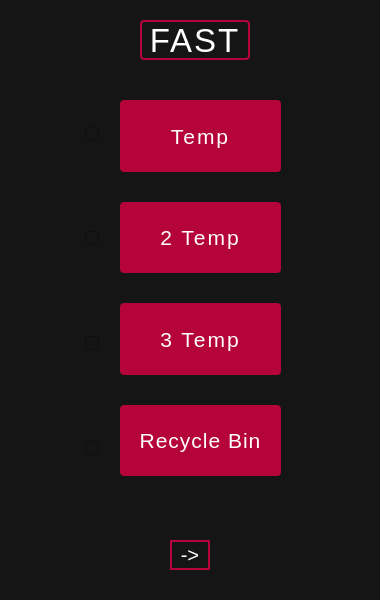
<?xml version="1.0" encoding="UTF-8"?>
<ui version="4.0">
 <class>Dialog</class>
 <widget class="QDialog" name="Dialog">
  <property name="geometry">
   <rect>
    <x>0</x>
    <y>0</y>
    <width>380</width>
    <height>600</height>
   </rect>
  </property>
  <property name="windowTitle">
   <string>Dialog</string>
  </property>
  <property name="styleSheet">
   <string notr="true">background: #151515;</string>
  </property>
  <widget class="QStackedWidget" name="LISTS">
   <property name="geometry">
    <rect>
     <x>0</x>
     <y>0</y>
     <width>380</width>
     <height>600</height>
    </rect>
   </property>
   <property name="styleSheet">
    <string notr="true">color: white</string>
   </property>
   <property name="currentIndex">
    <number>0</number>
   </property>
   <widget class="QWidget" name="page">
    <widget class="QToolButton" name="NEXT_DEEP">
     <property name="geometry">
      <rect>
       <x>170</x>
       <y>540</y>
       <width>40</width>
       <height>30</height>
      </rect>
     </property>
     <property name="styleSheet">
      <string notr="true">color:white;
border: 2px solid #b50439;
font-size: 20px</string>
     </property>
     <property name="text">
      <string>-&gt;</string>
     </property>
    </widget>
    <widget class="QWidget" name="layoutWidget">
     <property name="geometry">
      <rect>
       <x>120</x>
       <y>90</y>
       <width>161</width>
       <height>401</height>
      </rect>
     </property>
     <layout class="QVBoxLayout" name="TEXT_LAY">
      <property name="spacing">
       <number>30</number>
      </property>
      <property name="topMargin">
       <number>10</number>
      </property>
      <property name="bottomMargin">
       <number>15</number>
      </property>
      <item>
       <widget class="QLabel" name="label_2">
        <property name="styleSheet">
         <string notr="true">color:white;
font-size: 20px;
letter-spacing: 2px;
font:9pt &quot;Aldrich&quot;;
font-size: 16pt;
font-weight: 300;
background: #b50439;
border-radius: 4px</string>
        </property>
        <property name="text">
         <string>Temp</string>
        </property>
        <property name="alignment">
         <set>Qt::AlignCenter</set>
        </property>
       </widget>
      </item>
      <item>
       <widget class="QLabel" name="label_3">
        <property name="styleSheet">
         <string notr="true">color:white;
font-size: 20px;
letter-spacing: 2px;
font:9pt &quot;Aldrich&quot;;
font-size: 16pt;
font-weight: 300;
background: #b50439;
border-radius: 4px</string>
        </property>
        <property name="text">
         <string>2 Temp</string>
        </property>
        <property name="alignment">
         <set>Qt::AlignCenter</set>
        </property>
       </widget>
      </item>
      <item>
       <widget class="QLabel" name="label_4">
        <property name="styleSheet">
         <string notr="true">color:white;
font-size: 20px;
letter-spacing: 2px;
font:9pt &quot;Aldrich&quot;;
font-size: 16pt;
font-weight: 300;
background: #b50439;
border-radius: 4px</string>
        </property>
        <property name="text">
         <string>3 Temp</string>
        </property>
        <property name="alignment">
         <set>Qt::AlignCenter</set>
        </property>
       </widget>
      </item>
      <item>
       <widget class="QLabel" name="label">
        <property name="styleSheet">
         <string notr="true">color:white;
font-size: 20px;
letter-spacing: 1px;
font:9pt &quot;Aldrich&quot;;
font-size: 16pt;
font-weight: 300;
background: #b50439;
border-radius: 4px</string>
        </property>
        <property name="text">
         <string>Recycle Bin</string>
        </property>
        <property name="alignment">
         <set>Qt::AlignCenter</set>
        </property>
       </widget>
      </item>
     </layout>
    </widget>
    <widget class="QWidget" name="layoutWidget">
     <property name="geometry">
      <rect>
       <x>80</x>
       <y>90</y>
       <width>33</width>
       <height>401</height>
      </rect>
     </property>
     <layout class="QVBoxLayout" name="CHECK_LAY">
      <property name="spacing">
       <number>50</number>
      </property>
      <property name="topMargin">
       <number>0</number>
      </property>
      <item>
       <widget class="QCheckBox" name="checkBox_2">
        <property name="styleSheet">
         <string notr="true">color:#E2E8F0;
font-size: 20px;
letter-spacing:2px;
margin:5px;

</string>
        </property>
        <property name="text">
         <string/>
        </property>
        <property name="iconSize">
         <size>
          <width>16</width>
          <height>16</height>
         </size>
        </property>
       </widget>
      </item>
      <item>
       <widget class="QCheckBox" name="checkBox">
        <property name="styleSheet">
         <string notr="true">color:#E2E8F0;
font-size: 20px;
letter-spacing:2px;
margin:5px;

</string>
        </property>
        <property name="text">
         <string/>
        </property>
       </widget>
      </item>
      <item>
       <widget class="QCheckBox" name="checkBox_3">
        <property name="styleSheet">
         <string notr="true">color:#E2E8F0;
font-size: 20px;
letter-spacing:2px;
margin:5px;

</string>
        </property>
        <property name="text">
         <string/>
        </property>
       </widget>
      </item>
      <item>
       <widget class="QCheckBox" name="checkBox_4">
        <property name="styleSheet">
         <string notr="true">color:#E2E8F0;
font-size: 20px;
letter-spacing:2px;
margin:5px;


</string>
        </property>
        <property name="text">
         <string/>
        </property>
       </widget>
      </item>
     </layout>
    </widget>
    <widget class="QLabel" name="FAST_TEXT">
     <property name="geometry">
      <rect>
       <x>140</x>
       <y>20</y>
       <width>110</width>
       <height>40</height>
      </rect>
     </property>
     <property name="styleSheet">
      <string notr="true">color:white;
font-size: 20px;
letter-spacing: 2px;
font:9pt &quot;Aldrich&quot;;
font-size: 25pt;
font-weight: 300;
background: #151515;
border-radius: 4px;
border: 2px solid #b50439;</string>
     </property>
     <property name="text">
      <string>FAST</string>
     </property>
     <property name="alignment">
      <set>Qt::AlignCenter</set>
     </property>
    </widget>
   </widget>
   <widget class="QWidget" name="page_2">
    <widget class="QLabel" name="DEEP_TEXT">
     <property name="geometry">
      <rect>
       <x>135</x>
       <y>20</y>
       <width>110</width>
       <height>40</height>
      </rect>
     </property>
     <property name="styleSheet">
      <string notr="true">color:white;
font-size: 20px;
letter-spacing: 2px;
font:9pt &quot;Aldrich&quot;;
font-size: 25pt;
font-weight: 300;
background: #151515;
border-radius: 4px;
border: 2px solid #b50439;</string>
     </property>
     <property name="text">
      <string>DEEP</string>
     </property>
     <property name="alignment">
      <set>Qt::AlignCenter</set>
     </property>
    </widget>
    <widget class="QToolButton" name="NEXT_CUSTOM">
     <property name="geometry">
      <rect>
       <x>195</x>
       <y>540</y>
       <width>40</width>
       <height>30</height>
      </rect>
     </property>
     <property name="styleSheet">
      <string notr="true">color:white;
border: 2px solid #b50439;
font-size: 20px</string>
     </property>
     <property name="text">
      <string>-&gt;</string>
     </property>
    </widget>
    <widget class="QToolButton" name="BACK_FAST">
     <property name="geometry">
      <rect>
       <x>145</x>
       <y>540</y>
       <width>40</width>
       <height>30</height>
      </rect>
     </property>
     <property name="styleSheet">
      <string notr="true">color:white;
border: 2px solid #b50439;
font-size: 20px</string>
     </property>
     <property name="text">
      <string>&lt;-</string>
     </property>
    </widget>
    <widget class="QWidget" name="layoutWidget">
     <property name="geometry">
      <rect>
       <x>90</x>
       <y>90</y>
       <width>41</width>
       <height>341</height>
      </rect>
     </property>
     <layout class="QVBoxLayout" name="CHECK_LAY_3">
      <property name="spacing">
       <number>1</number>
      </property>
      <property name="topMargin">
       <number>0</number>
      </property>
      <item>
       <widget class="QCheckBox" name="checkBox_9">
        <property name="styleSheet">
         <string notr="true">color:#E2E8F0;
font-size: 20px;
letter-spacing:2px;
margin:5px;

</string>
        </property>
        <property name="text">
         <string/>
        </property>
        <property name="iconSize">
         <size>
          <width>16</width>
          <height>16</height>
         </size>
        </property>
       </widget>
      </item>
      <item>
       <widget class="QCheckBox" name="checkBox_10">
        <property name="styleSheet">
         <string notr="true">color:#E2E8F0;
font-size: 20px;
letter-spacing:2px;
margin:5px;

</string>
        </property>
        <property name="text">
         <string/>
        </property>
       </widget>
      </item>
      <item>
       <widget class="QCheckBox" name="checkBox_11">
        <property name="styleSheet">
         <string notr="true">color:#E2E8F0;
font-size: 20px;
letter-spacing:2px;
margin:5px;

</string>
        </property>
        <property name="text">
         <string/>
        </property>
       </widget>
      </item>
      <item>
       <widget class="QCheckBox" name="checkBox_13">
        <property name="styleSheet">
         <string notr="true">color:#E2E8F0;
font-size: 20px;
letter-spacing:2px;
margin:5px;

</string>
        </property>
        <property name="text">
         <string/>
        </property>
       </widget>
      </item>
      <item>
       <widget class="QCheckBox" name="checkBox_14">
        <property name="styleSheet">
         <string notr="true">color:#E2E8F0;
font-size: 20px;
letter-spacing:2px;
margin:5px;

</string>
        </property>
        <property name="text">
         <string/>
        </property>
       </widget>
      </item>
      <item>
       <widget class="QCheckBox" name="checkBox_15">
        <property name="styleSheet">
         <string notr="true">color:#E2E8F0;
font-size: 20px;
letter-spacing:2px;
margin:5px;

</string>
        </property>
        <property name="text">
         <string/>
        </property>
       </widget>
      </item>
      <item>
       <widget class="QCheckBox" name="checkBox_12">
        <property name="styleSheet">
         <string notr="true">color:#E2E8F0;
font-size: 20px;
letter-spacing:2px;
margin:5px;


</string>
        </property>
        <property name="text">
         <string/>
        </property>
       </widget>
      </item>
     </layout>
    </widget>
    <widget class="QWidget" name="layoutWidget_2">
     <property name="geometry">
      <rect>
       <x>140</x>
       <y>90</y>
       <width>161</width>
       <height>325</height>
      </rect>
     </property>
     <layout class="QVBoxLayout" name="TEXT_LAY_3">
      <property name="spacing">
       <number>30</number>
      </property>
      <property name="topMargin">
       <number>10</number>
      </property>
      <property name="bottomMargin">
       <number>15</number>
      </property>
      <item>
       <widget class="QLabel" name="label_5">
        <property name="styleSheet">
         <string notr="true">color:white;
font-size: 20px;
letter-spacing: 2px;
font:9pt &quot;Aldrich&quot;;
font-size: 16pt;
font-weight: 300;
background: #b50439;
border-radius: 4px</string>
        </property>
        <property name="text">
         <string>Temp</string>
        </property>
        <property name="alignment">
         <set>Qt::AlignCenter</set>
        </property>
       </widget>
      </item>
      <item>
       <widget class="QLabel" name="label_6">
        <property name="styleSheet">
         <string notr="true">color:white;
font-size: 20px;
letter-spacing: 2px;
font:9pt &quot;Aldrich&quot;;
font-size: 16pt;
font-weight: 300;
background: #b50439;
border-radius: 4px</string>
        </property>
        <property name="text">
         <string>2 Temp</string>
        </property>
        <property name="alignment">
         <set>Qt::AlignCenter</set>
        </property>
       </widget>
      </item>
      <item>
       <widget class="QLabel" name="label_11">
        <property name="styleSheet">
         <string notr="true">color:white;
font-size: 20px;
letter-spacing: 2px;
font:9pt &quot;Aldrich&quot;;
font-size: 16pt;
font-weight: 300;
background: #b50439;
border-radius: 4px</string>
        </property>
        <property name="text">
         <string>3 Temp</string>
        </property>
        <property name="alignment">
         <set>Qt::AlignCenter</set>
        </property>
       </widget>
      </item>
      <item>
       <widget class="QLabel" name="label_12">
        <property name="styleSheet">
         <string notr="true">color:white;
font-size: 20px;
letter-spacing: 1px;
font:9pt &quot;Aldrich&quot;;
font-size: 16pt;
font-weight: 300;
background: #b50439;
border-radius: 4px</string>
        </property>
        <property name="text">
         <string>Recycle Bin</string>
        </property>
        <property name="alignment">
         <set>Qt::AlignCenter</set>
        </property>
       </widget>
      </item>
      <item>
       <widget class="QLabel" name="label_13">
        <property name="styleSheet">
         <string notr="true">color:white;
font-size: 20px;
letter-spacing: 1px;
font:9pt &quot;Aldrich&quot;;
font-size: 16pt;
font-weight: 300;
background: #b50439;
border-radius: 4px</string>
        </property>
        <property name="text">
         <string>Recycle Bin</string>
        </property>
        <property name="alignment">
         <set>Qt::AlignCenter</set>
        </property>
       </widget>
      </item>
      <item>
       <widget class="QLabel" name="label_14">
        <property name="styleSheet">
         <string notr="true">color:white;
font-size: 20px;
letter-spacing: 1px;
font:9pt &quot;Aldrich&quot;;
font-size: 16pt;
font-weight: 300;
background: #b50439;
border-radius: 4px</string>
        </property>
        <property name="text">
         <string>Recycle Bin</string>
        </property>
        <property name="alignment">
         <set>Qt::AlignCenter</set>
        </property>
       </widget>
      </item>
     </layout>
    </widget>
   </widget>
   <widget class="QWidget" name="page_3">
    <widget class="QLabel" name="DEEP_TEXT_2">
     <property name="geometry">
      <rect>
       <x>105</x>
       <y>10</y>
       <width>170</width>
       <height>50</height>
      </rect>
     </property>
     <property name="styleSheet">
      <string notr="true">color:white;
font-size: 20px;
letter-spacing: 2px;
font:9pt &quot;Aldrich&quot;;
font-size: 25pt;
font-weight: 300;
background: #151515;
border-radius: 4px;
border: 2px solid #b50439;</string>
     </property>
     <property name="text">
      <string>CUSTOM</string>
     </property>
     <property name="alignment">
      <set>Qt::AlignCenter</set>
     </property>
    </widget>
    <widget class="QToolButton" name="BACK_DEEP">
     <property name="geometry">
      <rect>
       <x>170</x>
       <y>540</y>
       <width>40</width>
       <height>30</height>
      </rect>
     </property>
     <property name="styleSheet">
      <string notr="true">color:white;
border: 2px solid #b50439;
font-size: 20px</string>
     </property>
     <property name="text">
      <string>&lt;-</string>
     </property>
    </widget>
   </widget>
  </widget>
  <widget class="QStackedWidget" name="LISTS_2">
   <property name="geometry">
    <rect>
     <x>330</x>
     <y>320</y>
     <width>380</width>
     <height>600</height>
    </rect>
   </property>
   <property name="styleSheet">
    <string notr="true">color: white</string>
   </property>
   <property name="currentIndex">
    <number>0</number>
   </property>
   <widget class="QWidget" name="page_7">
    <widget class="QToolButton" name="NEXT_DEEP_3">
     <property name="geometry">
      <rect>
       <x>170</x>
       <y>540</y>
       <width>40</width>
       <height>30</height>
      </rect>
     </property>
     <property name="styleSheet">
      <string notr="true">color:white;
border: 2px solid #b50439;
font-size: 20px</string>
     </property>
     <property name="text">
      <string>-&gt;</string>
     </property>
    </widget>
    <widget class="QWidget" name="layoutWidget_7">
     <property name="geometry">
      <rect>
       <x>120</x>
       <y>90</y>
       <width>161</width>
       <height>401</height>
      </rect>
     </property>
     <layout class="QVBoxLayout" name="TEXT_LAY_5">
      <property name="spacing">
       <number>30</number>
      </property>
      <property name="topMargin">
       <number>10</number>
      </property>
      <property name="bottomMargin">
       <number>15</number>
      </property>
      <item>
       <widget class="QLabel" name="label_21">
        <property name="styleSheet">
         <string notr="true">color:white;
font-size: 20px;
letter-spacing: 2px;
font:9pt &quot;Aldrich&quot;;
font-size: 16pt;
font-weight: 300;
background: #b50439;
border-radius: 4px</string>
        </property>
        <property name="text">
         <string>Temp</string>
        </property>
        <property name="alignment">
         <set>Qt::AlignCenter</set>
        </property>
       </widget>
      </item>
      <item>
       <widget class="QLabel" name="label_22">
        <property name="styleSheet">
         <string notr="true">color:white;
font-size: 20px;
letter-spacing: 2px;
font:9pt &quot;Aldrich&quot;;
font-size: 16pt;
font-weight: 300;
background: #b50439;
border-radius: 4px</string>
        </property>
        <property name="text">
         <string>2 Temp</string>
        </property>
        <property name="alignment">
         <set>Qt::AlignCenter</set>
        </property>
       </widget>
      </item>
      <item>
       <widget class="QLabel" name="label_23">
        <property name="styleSheet">
         <string notr="true">color:white;
font-size: 20px;
letter-spacing: 2px;
font:9pt &quot;Aldrich&quot;;
font-size: 16pt;
font-weight: 300;
background: #b50439;
border-radius: 4px</string>
        </property>
        <property name="text">
         <string>3 Temp</string>
        </property>
        <property name="alignment">
         <set>Qt::AlignCenter</set>
        </property>
       </widget>
      </item>
      <item>
       <widget class="QLabel" name="label_24">
        <property name="styleSheet">
         <string notr="true">color:white;
font-size: 20px;
letter-spacing: 1px;
font:9pt &quot;Aldrich&quot;;
font-size: 16pt;
font-weight: 300;
background: #b50439;
border-radius: 4px</string>
        </property>
        <property name="text">
         <string>Recycle Bin</string>
        </property>
        <property name="alignment">
         <set>Qt::AlignCenter</set>
        </property>
       </widget>
      </item>
     </layout>
    </widget>
    <widget class="QWidget" name="layoutWidget_8">
     <property name="geometry">
      <rect>
       <x>80</x>
       <y>90</y>
       <width>33</width>
       <height>401</height>
      </rect>
     </property>
     <layout class="QVBoxLayout" name="CHECK_LAY_5">
      <property name="spacing">
       <number>50</number>
      </property>
      <property name="topMargin">
       <number>0</number>
      </property>
      <item>
       <widget class="QCheckBox" name="checkBox_23">
        <property name="styleSheet">
         <string notr="true">color:#E2E8F0;
font-size: 20px;
letter-spacing:2px;
margin:5px;

</string>
        </property>
        <property name="text">
         <string/>
        </property>
        <property name="iconSize">
         <size>
          <width>16</width>
          <height>16</height>
         </size>
        </property>
       </widget>
      </item>
      <item>
       <widget class="QCheckBox" name="checkBox_24">
        <property name="styleSheet">
         <string notr="true">color:#E2E8F0;
font-size: 20px;
letter-spacing:2px;
margin:5px;

</string>
        </property>
        <property name="text">
         <string/>
        </property>
       </widget>
      </item>
      <item>
       <widget class="QCheckBox" name="checkBox_25">
        <property name="styleSheet">
         <string notr="true">color:#E2E8F0;
font-size: 20px;
letter-spacing:2px;
margin:5px;

</string>
        </property>
        <property name="text">
         <string/>
        </property>
       </widget>
      </item>
      <item>
       <widget class="QCheckBox" name="checkBox_26">
        <property name="styleSheet">
         <string notr="true">color:#E2E8F0;
font-size: 20px;
letter-spacing:2px;
margin:5px;


</string>
        </property>
        <property name="text">
         <string/>
        </property>
       </widget>
      </item>
     </layout>
    </widget>
    <widget class="QLabel" name="FAST_TEXT_3">
     <property name="geometry">
      <rect>
       <x>140</x>
       <y>20</y>
       <width>110</width>
       <height>40</height>
      </rect>
     </property>
     <property name="styleSheet">
      <string notr="true">color:white;
font-size: 20px;
letter-spacing: 2px;
font:9pt &quot;Aldrich&quot;;
font-size: 25pt;
font-weight: 300;
background: #151515;
border-radius: 4px;
border: 2px solid #b50439;</string>
     </property>
     <property name="text">
      <string>FAST</string>
     </property>
     <property name="alignment">
      <set>Qt::AlignCenter</set>
     </property>
    </widget>
   </widget>
   <widget class="QWidget" name="page_8">
    <widget class="QLabel" name="DEEP_TEXT_5">
     <property name="geometry">
      <rect>
       <x>135</x>
       <y>20</y>
       <width>110</width>
       <height>40</height>
      </rect>
     </property>
     <property name="styleSheet">
      <string notr="true">color:white;
font-size: 20px;
letter-spacing: 2px;
font:9pt &quot;Aldrich&quot;;
font-size: 25pt;
font-weight: 300;
background: #151515;
border-radius: 4px;
border: 2px solid #b50439;</string>
     </property>
     <property name="text">
      <string>DEEP</string>
     </property>
     <property name="alignment">
      <set>Qt::AlignCenter</set>
     </property>
    </widget>
    <widget class="QToolButton" name="NEXT_CUSTOM_3">
     <property name="geometry">
      <rect>
       <x>195</x>
       <y>540</y>
       <width>40</width>
       <height>30</height>
      </rect>
     </property>
     <property name="styleSheet">
      <string notr="true">color:white;
border: 2px solid #b50439;
font-size: 20px</string>
     </property>
     <property name="text">
      <string>-&gt;</string>
     </property>
    </widget>
    <widget class="QToolButton" name="BACK_FAST_3">
     <property name="geometry">
      <rect>
       <x>145</x>
       <y>540</y>
       <width>40</width>
       <height>30</height>
      </rect>
     </property>
     <property name="styleSheet">
      <string notr="true">color:white;
border: 2px solid #b50439;
font-size: 20px</string>
     </property>
     <property name="text">
      <string>&lt;-</string>
     </property>
    </widget>
    <widget class="QWidget" name="layoutWidget_9">
     <property name="geometry">
      <rect>
       <x>90</x>
       <y>90</y>
       <width>41</width>
       <height>341</height>
      </rect>
     </property>
     <layout class="QVBoxLayout" name="CHECK_LAY_6">
      <property name="spacing">
       <number>1</number>
      </property>
      <property name="topMargin">
       <number>0</number>
      </property>
      <item>
       <widget class="QCheckBox" name="checkBox_27">
        <property name="styleSheet">
         <string notr="true">color:#E2E8F0;
font-size: 20px;
letter-spacing:2px;
margin:5px;

</string>
        </property>
        <property name="text">
         <string/>
        </property>
        <property name="iconSize">
         <size>
          <width>16</width>
          <height>16</height>
         </size>
        </property>
       </widget>
      </item>
      <item>
       <widget class="QCheckBox" name="checkBox_28">
        <property name="styleSheet">
         <string notr="true">color:#E2E8F0;
font-size: 20px;
letter-spacing:2px;
margin:5px;

</string>
        </property>
        <property name="text">
         <string/>
        </property>
       </widget>
      </item>
      <item>
       <widget class="QCheckBox" name="checkBox_29">
        <property name="styleSheet">
         <string notr="true">color:#E2E8F0;
font-size: 20px;
letter-spacing:2px;
margin:5px;

</string>
        </property>
        <property name="text">
         <string/>
        </property>
       </widget>
      </item>
      <item>
       <widget class="QCheckBox" name="checkBox_30">
        <property name="styleSheet">
         <string notr="true">color:#E2E8F0;
font-size: 20px;
letter-spacing:2px;
margin:5px;

</string>
        </property>
        <property name="text">
         <string/>
        </property>
       </widget>
      </item>
      <item>
       <widget class="QCheckBox" name="checkBox_31">
        <property name="styleSheet">
         <string notr="true">color:#E2E8F0;
font-size: 20px;
letter-spacing:2px;
margin:5px;

</string>
        </property>
        <property name="text">
         <string/>
        </property>
       </widget>
      </item>
      <item>
       <widget class="QCheckBox" name="checkBox_32">
        <property name="styleSheet">
         <string notr="true">color:#E2E8F0;
font-size: 20px;
letter-spacing:2px;
margin:5px;

</string>
        </property>
        <property name="text">
         <string/>
        </property>
       </widget>
      </item>
      <item>
       <widget class="QCheckBox" name="checkBox_33">
        <property name="styleSheet">
         <string notr="true">color:#E2E8F0;
font-size: 20px;
letter-spacing:2px;
margin:5px;


</string>
        </property>
        <property name="text">
         <string/>
        </property>
       </widget>
      </item>
     </layout>
    </widget>
    <widget class="QWidget" name="layoutWidget_10">
     <property name="geometry">
      <rect>
       <x>140</x>
       <y>90</y>
       <width>161</width>
       <height>325</height>
      </rect>
     </property>
     <layout class="QVBoxLayout" name="TEXT_LAY_6">
      <property name="spacing">
       <number>30</number>
      </property>
      <property name="topMargin">
       <number>10</number>
      </property>
      <property name="bottomMargin">
       <number>15</number>
      </property>
      <item>
       <widget class="QLabel" name="label_25">
        <property name="styleSheet">
         <string notr="true">color:white;
font-size: 20px;
letter-spacing: 2px;
font:9pt &quot;Aldrich&quot;;
font-size: 16pt;
font-weight: 300;
background: #b50439;
border-radius: 4px</string>
        </property>
        <property name="text">
         <string>Temp</string>
        </property>
        <property name="alignment">
         <set>Qt::AlignCenter</set>
        </property>
       </widget>
      </item>
      <item>
       <widget class="QLabel" name="label_26">
        <property name="styleSheet">
         <string notr="true">color:white;
font-size: 20px;
letter-spacing: 2px;
font:9pt &quot;Aldrich&quot;;
font-size: 16pt;
font-weight: 300;
background: #b50439;
border-radius: 4px</string>
        </property>
        <property name="text">
         <string>2 Temp</string>
        </property>
        <property name="alignment">
         <set>Qt::AlignCenter</set>
        </property>
       </widget>
      </item>
      <item>
       <widget class="QLabel" name="label_27">
        <property name="styleSheet">
         <string notr="true">color:white;
font-size: 20px;
letter-spacing: 2px;
font:9pt &quot;Aldrich&quot;;
font-size: 16pt;
font-weight: 300;
background: #b50439;
border-radius: 4px</string>
        </property>
        <property name="text">
         <string>3 Temp</string>
        </property>
        <property name="alignment">
         <set>Qt::AlignCenter</set>
        </property>
       </widget>
      </item>
      <item>
       <widget class="QLabel" name="label_28">
        <property name="styleSheet">
         <string notr="true">color:white;
font-size: 20px;
letter-spacing: 1px;
font:9pt &quot;Aldrich&quot;;
font-size: 16pt;
font-weight: 300;
background: #b50439;
border-radius: 4px</string>
        </property>
        <property name="text">
         <string>Recycle Bin</string>
        </property>
        <property name="alignment">
         <set>Qt::AlignCenter</set>
        </property>
       </widget>
      </item>
      <item>
       <widget class="QLabel" name="label_29">
        <property name="styleSheet">
         <string notr="true">color:white;
font-size: 20px;
letter-spacing: 1px;
font:9pt &quot;Aldrich&quot;;
font-size: 16pt;
font-weight: 300;
background: #b50439;
border-radius: 4px</string>
        </property>
        <property name="text">
         <string>Recycle Bin</string>
        </property>
        <property name="alignment">
         <set>Qt::AlignCenter</set>
        </property>
       </widget>
      </item>
      <item>
       <widget class="QLabel" name="label_30">
        <property name="styleSheet">
         <string notr="true">color:white;
font-size: 20px;
letter-spacing: 1px;
font:9pt &quot;Aldrich&quot;;
font-size: 16pt;
font-weight: 300;
background: #b50439;
border-radius: 4px</string>
        </property>
        <property name="text">
         <string>Recycle Bin</string>
        </property>
        <property name="alignment">
         <set>Qt::AlignCenter</set>
        </property>
       </widget>
      </item>
     </layout>
    </widget>
   </widget>
   <widget class="QWidget" name="page_9">
    <widget class="QLabel" name="DEEP_TEXT_6">
     <property name="geometry">
      <rect>
       <x>105</x>
       <y>10</y>
       <width>170</width>
       <height>50</height>
      </rect>
     </property>
     <property name="styleSheet">
      <string notr="true">color:white;
font-size: 20px;
letter-spacing: 2px;
font:9pt &quot;Aldrich&quot;;
font-size: 25pt;
font-weight: 300;
background: #151515;
border-radius: 4px;
border: 2px solid #b50439;</string>
     </property>
     <property name="text">
      <string>CUSTOM</string>
     </property>
     <property name="alignment">
      <set>Qt::AlignCenter</set>
     </property>
    </widget>
    <widget class="QToolButton" name="BACK_DEEP_3">
     <property name="geometry">
      <rect>
       <x>170</x>
       <y>540</y>
       <width>40</width>
       <height>30</height>
      </rect>
     </property>
     <property name="styleSheet">
      <string notr="true">color:white;
border: 2px solid #b50439;
font-size: 20px</string>
     </property>
     <property name="text">
      <string>&lt;-</string>
     </property>
    </widget>
   </widget>
  </widget>
 </widget>
 <resources/>
 <connections/>
</ui>
